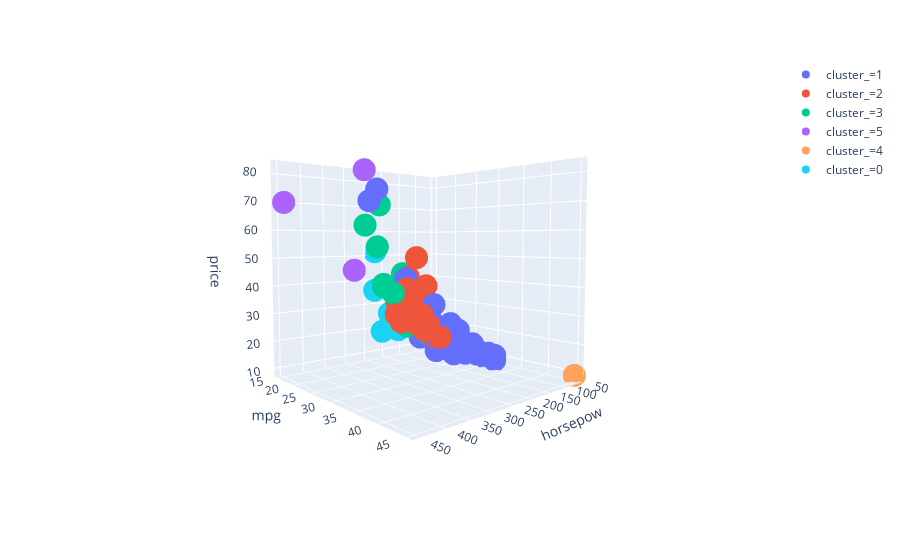

The cell this chart's notebook holds for it:
### Code cell
px.scatter_3d(data,y='mpg',x='horsepow',z='price',color='cluster_')

### Figure 1 — Plotly figure (JSON) as saved in the notebook; plotly's stock layout.template omitted (floating-point values rounded to 4 significant figures)
{"data": [{"hoverlabel": {"namelength": 0}, "hovertemplate": "cluster_=1<br>horsepow=%{x}<br>mpg=%{y}<br>price=%{z}", "legendgroup": "cluster_=1", "marker": {"color": "#636efa", "symbol": "circle"}, "mode": "markers", "name": "cluster_=1", "scene": "scene", "showlegend": true, "type": "scatter3d", "x": [140, 150, 193, 115, 170, 120, 163, 168, 132, 132, 163, 168, 110, 170, 106, 135, 146, 92, 140, 148, 120, 190, 113, 154, 145, 161, 125, 125, 185, 126, 155, 150, 132, 132, 150, 175, 217, 300, 300, 100, 100, 124, 120, 133, 140, 142, 127, 115, 115, 150, 115, 115], "y": [28, 27, 24, 27, 25, 33, 24, 24, 27, 29, 24, 24, 30, 25, 32, 27, 24, 31, 27, 25, 17, 20, 30, 24, 25, 21, 28, 30, 26, 30, 25, 25, 29, 27, 27, 25, 22, 21, 23, 33, 33, 31, 33, 27, 31, 23, 27, 26, 26, 27, 26, 26], "z": [21.5, 23.99, 33.4, 13.26, 16.54, 13.96, 19.84, 24.5, 16.48, 12.64, 19.05, 20.23, 12.07, 17.04, 12.88, 15.35, 20.55, 9.699, 11.8, 15.0, 14.46, 21.62, 13.99, 19.05, 17.36, 25.45, 16.24, 16.54, 31.75, 13.5, 20.39, 18.14, 12.64, 16.08, 21.61, 19.72, 41.43, 71.02, 74.97, 10.69, 12.54, 14.29, 13.11, 17.52, 16.88, 11.53, 16.89, 14.9, 16.7, 21.2, 19.99, 17.5]}, {"hoverlabel": {"namelength": 0}, "hovertemplate": "cluster_=2<br>horsepow=%{x}<br>mpg=%{y}<br>price=%{z}", "legendgroup": "cluster_=2", "marker": {"color": "#EF553B", "symbol": "circle"}, "mode": "markers", "name": "cluster_=2", "scene": "scene", "showlegend": true, "type": "scatter3d", "x": [225, 210, 200, 193, 175, 240, 205, 205, 200, 175, 180, 200, 200, 253, 150, 190, 155, 210, 205, 227, 195, 210, 225, 210, 200, 173, 153, 210, 221, 222, 170, 190, 150, 200, 195, 205, 210, 150], "y": [25, 22, 22, 24.8, 25, 23, 24, 25, 22, 25, 27, 25, 26, 23, 24, 24, 24, 19, 19, 25, 19, 23, 23, 22, 18, 20, 24, 18, 25, 25, 19, 19, 24, 25, 25, 24, 26, 23], "z": [28.4, 42, 33.95, 38.9, 21.98, 25.3, 31.96, 27.89, 31.01, 18.89, 19.39, 24.34, 22.25, 28.34, 19.57, 21.56, 17.89, 31.93, 26.6, 29.46, 26.89, 31.5, 37.8, 25.0, 31.81, 22.53, 19.04, 27.56, 49.9, 26.25, 29.3, 31.6, 18.85, 25.31, 21.66, 23.75, 25.55, 22.29]}, {"hoverlabel": {"namelength": 0}, "hovertemplate": "cluster_=3<br>horsepow=%{x}<br>mpg=%{y}<br>price=%{z}", "legendgroup": "cluster_=3", "marker": {"color": "#00cc96", "symbol": "circle"}, "mode": "markers", "name": "cluster_=3", "scene": "scene", "showlegend": true, "type": "scatter3d", "x": [310, 275, 275, 120, 200, 150, 119, 210, 290, 275, 215, 200, 170, 275, 170, 250, 185], "y": [21, 22, 22, 19, 21, 21, 23, 23, 22, 22, 21, 21, 21, 21, 21, 22, 22], "z": [62, 39.9, 39.66, 16.98, 22.2, 21.41, 12.05, 26, 54.01, 39.08, 43.33, 22.61, 22.51, 69.7, 26.4, 36.23, 25.34]}, {"hoverlabel": {"namelength": 0}, "hovertemplate": "cluster_=5<br>horsepow=%{x}<br>mpg=%{y}<br>price=%{z}", "legendgroup": "cluster_=5", "marker": {"color": "#ab63fa", "symbol": "circle"}, "mode": "markers", "name": "cluster_=5", "scene": "scene", "showlegend": true, "type": "scatter3d", "x": [345, 450, 302], "y": [22, 16, 20], "z": [45.7, 69.72, 82.6]}, {"hoverlabel": {"namelength": 0}, "hovertemplate": "cluster_=4<br>horsepow=%{x}<br>mpg=%{y}<br>price=%{z}", "legendgroup": "cluster_=4", "marker": {"color": "#FFA15A", "symbol": "circle"}, "mode": "markers", "name": "cluster_=4", "scene": "scene", "showlegend": true, "type": "scatter3d", "x": [55], "y": [45], "z": [9.235]}, {"hoverlabel": {"namelength": 0}, "hovertemplate": "cluster_=0<br>horsepow=%{x}<br>mpg=%{y}<br>price=%{z}", "legendgroup": "cluster_=0", "marker": {"color": "#19d3f3", "symbol": "circle"}, "mode": "markers", "name": "cluster_=0", "scene": "scene", "showlegend": true, "type": "scatter3d", "x": [230, 175, 175, 240, 220, 230], "y": [17, 15, 16, 16, 18, 15], "z": [19.46, 21.32, 18.57, 36.13, 26.93, 51.73]}], "layout": {"autosize": true, "legend": {"tracegroupgap": 0}, "margin": {"t": 60}, "scene": {"aspectmode": "auto", "aspectratio": {"x": 1, "y": 1, "z": 1}, "camera": {"center": {"x": 0, "y": 0, "z": 0}, "eye": {"x": 1.515, "y": 1.708, "z": 0.1357}, "projection": {"type": "perspective"}, "up": {"x": 0, "y": 0, "z": 1}}, "domain": {"x": [0, 1], "y": [0, 1]}, "xaxis": {"title": {"text": "horsepow"}, "type": "linear"}, "yaxis": {"title": {"text": "mpg"}, "type": "linear"}, "zaxis": {"title": {"text": "price"}, "type": "linear"}}}}
